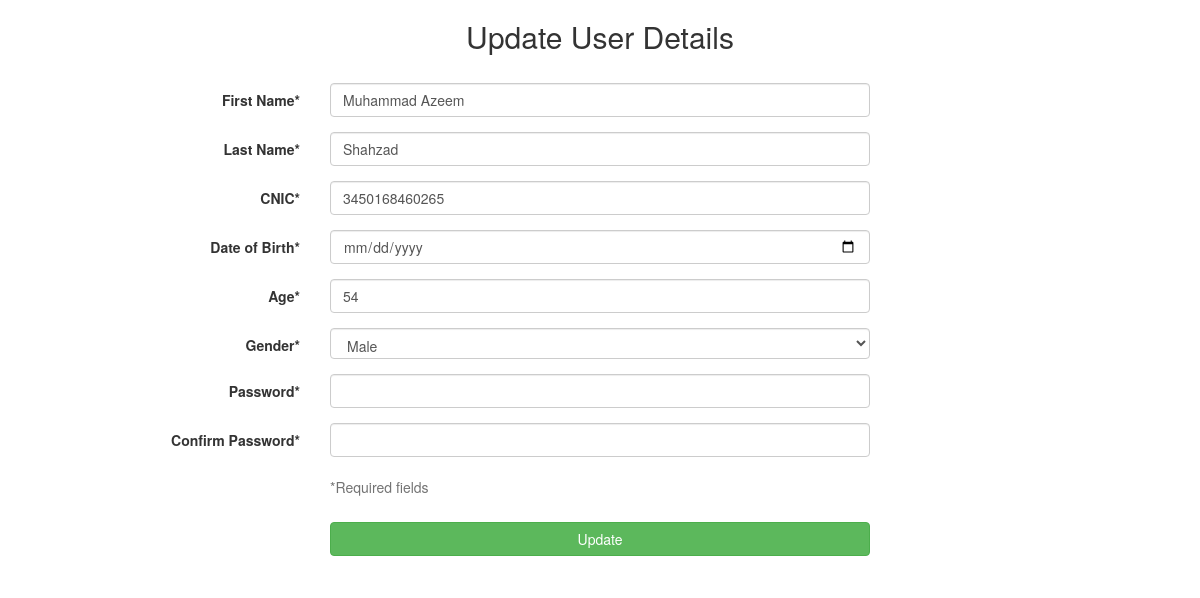
The app's page /usersystem/get_user/24 with its own data.
### usersystem/models.py (models this page shows, shortened)
class Clients(models.Model):
    user_id = models.AutoField
    firstname = models.CharField(max_length=25)
    lastname = models.CharField(max_length=25)
    cnic = models.CharField(max_length=50)
    dob = models.DateField()
    age = models.IntegerField(default=0)
    gender = models.CharField(max_length=25)
    password = models.CharField(max_length=25)
    status = models.IntegerField(default=0)

### usersystem/views.py (the view)
# urls.py: path('get_user/<int:myid>', views.get_user, name="get_user"),
def get_user(request, myid):
    user = Clients.objects.get(id=myid)
    data = {'user': user}
    return render(request, 'update_user.html', data)

### usersystem/templates/update_user.html (shortened to what this page needs)
<link href="//maxcdn.bootstrapcdn.com/bootstrap/4.0.0/css/bootstrap.min.css" rel="stylesheet" id="bootstrap-css">
<link href="//netdna.bootstrapcdn.com/bootstrap/3.2.0/css/bootstrap.min.css" rel="stylesheet" id="bootstrap-css">
<div class="container">
    <h2 style="text-align:center">Update User Details</h2><br>
</div>
<div class="container">
    <form class="form-horizontal" action="{% url 'usersystem:update_user' user.id %}" method="POST" enctype="multipart/form-data"> {% csrf_token %}
                <div class="form-group">
                    <label for="firstname" class="col-sm-3 control-label">First Name*</label>
                    <div class="col-sm-6">
                        <input type="text" name="firstname" required value="{{user.firstname}}" class="form-control" autofocus>
                    </div>
                </div>
                <div class="form-group">
                    <label for="lastname" class="col-sm-3 control-label">Last Name*</label>
                    <div class="col-sm-6">
                        <input type="text" name="lastname" required value="{{user.lastname}}" class="form-control">
                    </div>
                </div>
                <div class="form-group">
                    <label for="cnic" class="col-sm-3 control-label">CNIC* </label>
                    <div class="col-sm-6">
                        <input type="phoneNumber" name="cnic" pattern="[0-9]{13}" value="{{user.cnic}}" class="form-control">
                    </div>
                </div>
                <div class="form-group">
                    <label for="dob" class="col-sm-3 control-label">Date of Birth*</label>
                    <div class="col-sm-6">
                        <input type="date" name="date" required class="form-control">
                    </div>
                </div>
                <div class="form-group">
                    <label for="age" class="col-sm-3 control-label">Age* </label>
                    <div class="col-sm-6">
                        <input type="number" name="age" min="18" max="100" required value="{{user.age}}" class="form-control">
                    </div>
                </div>
                <div class="form-group">
                    <label for="gender" class="col-sm-3 control-label">Gender* </label>
                    <div class="col-sm-6">
                        <select class="form-control form-control-lg" value="{{user.gender}}  name="gender">
                            <option>Male</option>
                          </select>
                    </div>
                </div>
                <div class="form-group">
                    <label for="password" class="col-sm-3 control-label">Password*</label>
                    <div class="col-sm-6">
                        <input type="password" name="password" id="password" required  class="form-control">
                    </div>
                </div>
                <div class="form-group">
                    <label for="confirmPassword" class="col-sm-3 control-label">Confirm Password*</label>
                    <div class="col-sm-6">
                        <input type="password" id="confirmpassword"  class="form-control">
                    </div>
                </div>
                <div class="form-group">
                    <div class="col-sm-6 col-sm-offset-3">
                        <span class="help-block">*Required fields</span>
                    </div>
                </div>
                <div class="form-group">
                    <div class="col-sm-6 col-sm-offset-3">
                        <button type="submit" class="btn btn-success btn-block">Update</button>
                    </div>
                </div>
            </form>
        </div>

### records on screen
Clients: firstname "Muhammad Azeem", lastname "Shahzad", cnic "3450168460265", age "54", gender "Male"
